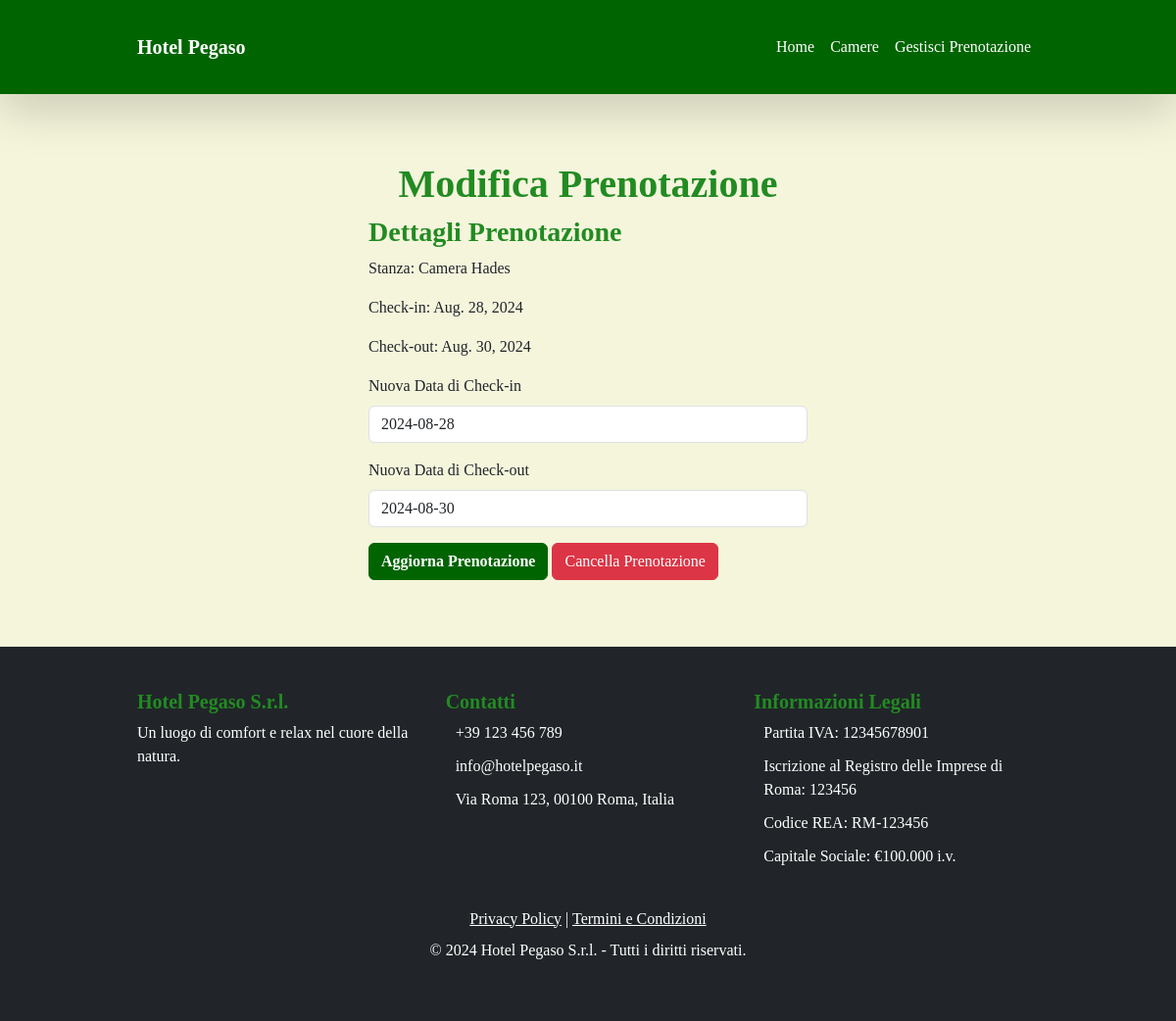
Screenshot of /booking/4/edit/ with the database file from the repository.
### booking/models.py (models this page shows, shortened)
class Booking(models.Model):
    room = models.ForeignKey(Room, on_delete=models.CASCADE)
    checkin_date = models.DateField()
    checkout_date = models.DateField()
    user = models.ForeignKey(BookingUser, on_delete=models.CASCADE,null=True)  # Se vuoi collegare a un utente
    booking_code = models.CharField(max_length=20, unique=True)
    timestamp = models.DateTimeField(default=timezone.now)

class Room(models.Model):
    name = models.CharField(max_length=100)
    description = models.TextField()
    services = models.ManyToManyField(Tag, related_name='rooms')
    image = models.ImageField(upload_to='rooms/', default='rooms/default_image.jpg')
    price_per_night = models.DecimalField(max_digits=6, decimal_places=2)
    rating = models.DecimalField(max_digits=3, decimal_places=1, default=0.0)  # Valutazione da 0 a 10

### booking/views.py (the view)
# urls.py: path('booking/<int:booking_id>/edit/', views.edit_booking_view, name='edit_booking_view'),
def edit_booking_view(request, booking_id):
    booking = get_object_or_404(Booking, id=booking_id)
    room = booking.room  # La stanza associata alla prenotazione
    bookings = Booking.objects.filter(room=room)
    unavailable_dates = []
    for booking_iteration in bookings:
        if booking_iteration.id != booking_id:
            current_date = booking_iteration.checkin_date
            while current_date <= booking_iteration.checkout_date:
                unavailable_dates.append(current_date.strftime('%Y-%m-%d'))
                current_date += timedelta(days=1)
    return render(request, 'edit_booking.html', {'checkin_date':booking.checkin_date.strftime('%Y-%m-%d'),'checkout_date':booking.checkout_date.strftime('%Y-%m-%d'),'booking': booking, 'unavailable_dates': unavailable_dates})

### booking/templates/edit_booking.html (shortened to what this page needs)
{% load static %}
<!DOCTYPE html>
<html lang="it">
<head>
    <link rel="stylesheet" href="https://cdn.jsdelivr.net/npm/bootstrap@5.3.0/dist/css/bootstrap.min.css">
    <link rel="stylesheet" href="https://cdn.jsdelivr.net/npm/flatpickr/dist/flatpickr.min.css">
    <link rel="stylesheet" href="{% static 'css/style.css' %}">
</head>
<body>
    {% include './navbar.html' %}
    <div class="container mt-5">
        <h1 class="text-center">Modifica Prenotazione</h1>
        <div class="row justify-content-center">
            <div class="col-md-6">
                <h3>Dettagli Prenotazione</h3>
                <p>Stanza: {{ booking.room.name }}</p>
                <p>Check-in: {{ booking.checkin_date }}</p>
                <p>Check-out: {{ booking.checkout_date }}</p>
                <form method="post" id="edit-booking-form" action="{% url 'edit_booking_post' booking.id %}">
                    <div class="mb-3">
                        <label for="checkin_date" class="form-label">Nuova Data di Check-in</label>
                        <input type="text" id="checkin_date" name="checkin_date" class="form-control"
                            value="{{ checkin_date }}" required>
                    </div>
                    <div class="mb-3">
                        <label for="checkout_date" class="form-label">Nuova Data di Check-out</label>
                        <input type="text" id="checkout_date" name="checkout_date" class="form-control"
                            value="{{ checkout_date }}" required>
                    </div>
                    <button type="submit" name="update"
                        onclick="document.getElementById('action-input').value='update';"
                        class="btn btn-primary">Aggiorna
                        Prenotazione</button>
                    <button type="submit" name="delete"
                        onclick="document.getElementById('action-input').value='delete';"
                        class="btn btn-danger">Cancella
                        Prenotazione</button>
                </form>
            </div>
        </div>
    </div>
    {% include 'footer.html' %}
</body>
</html>

### booking/static/css/style.css (style rules this page uses)
body { font-family: 'Playfair Display', serif; background-color: #f5f5dc; }
h1, h2, h3, h4, h5, h6 { font-family: 'Playfair Display', serif; font-weight: 700; color: #228B22 !important; }
.container { max-width: 960px; margin: 0 auto; padding: 20px; }
.btn-primary { font-family: 'Playfair Display', serif; font-weight: 700; background-color: #006400 !important; border-color: #006400 !important; transition: background-color 0.3s ease, transform 0.3s ease; }

### rows the page displays
Booking: room.name "Camera Hades", checkin_date "Aug. 28, 2024", checkout_date "Aug. 30, 2024"
